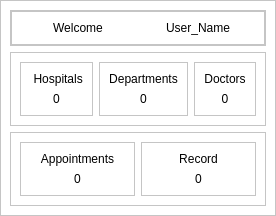
            <widget class="QWidget" name="page_dashboard">
             <layout class="QVBoxLayout" name="verticalLayout_118">
              <property name="spacing">
               <number>0</number>
              </property>
              <property name="leftMargin">
               <number>0</number>
              </property>
              <property name="topMargin">
               <number>0</number>
              </property>
              <property name="rightMargin">
               <number>0</number>
              </property>
              <property name="bottomMargin">
               <number>0</number>
              </property>
              <item>
               <widget class="QFrame" name="frame_135">
                <property name="styleSheet">
                 <string notr="true">background-color: rgb(255, 255, 255);</string>
                </property>
                <property name="frameShape">
                 <enum>QFrame::StyledPanel</enum>
                </property>
                <property name="frameShadow">
                 <enum>QFrame::Raised</enum>
                </property>
                <layout class="QVBoxLayout" name="verticalLayout_116">
                 <item>
                  <widget class="QFrame" name="frame_144">
                   <property name="styleSheet">
                    <string notr="true"/>
                   </property>
                   <property name="frameShape">
                    <enum>QFrame::StyledPanel</enum>
                   </property>
                   <property name="frameShadow">
                    <enum>QFrame::Raised</enum>
                   </property>
                   <layout class="QHBoxLayout" name="horizontalLayout_46">
                    <property name="spacing">
                     <number>0</number>
                    </property>
                    <property name="leftMargin">
                     <number>0</number>
                    </property>
                    <property name="topMargin">
                     <number>0</number>
                    </property>
                    <property name="rightMargin">
                     <number>0</number>
                    </property>
                    <property name="bottomMargin">
                     <number>0</number>
                    </property>
                    <item alignment="Qt::AlignTop">
                     <widget class="QFrame" name="frame_157">
                      <property name="sizePolicy">
                       <sizepolicy hsizetype="Preferred" vsizetype="Expanding">
                        <horstretch>0</horstretch>
                        <verstretch>0</verstretch>
                       </sizepolicy>
                      </property>
                      <property name="frameShape">
                       <enum>QFrame::StyledPanel</enum>
                      </property>
                      <property name="frameShadow">
                       <enum>QFrame::Raised</enum>
                      </property>
                      <layout class="QHBoxLayout" name="horizontalLayout_6">
                       <item>
                        <widget class="QLabel" name="label_83">
                         <property name="styleSheet">
                          <string notr="true">font: 75 40pt &quot;Century Gothic&quot;;
</string>
                         </property>
                         <property name="frameShadow">
                          <enum>QFrame::Plain</enum>
                         </property>
                         <property name="text">
                          <string>Welcome</string>
                         </property>
                         <property name="textFormat">
                          <enum>Qt::AutoText</enum>
                         </property>
                         <property name="scaledContents">
                          <bool>false</bool>
                         </property>
                         <property name="alignment">
                          <set>Qt::AlignCenter</set>
                         </property>
                        </widget>
                       </item>
                       <item>
                        <widget class="QLabel" name="user_name">
                         <property name="styleSheet">
                          <string notr="true">font: 75 25pt &quot;Century Gothic&quot;;</string>
                         </property>
                         <property name="text">
                          <string>User_Name</string>
                         </property>
                         <property name="alignment">
                          <set>Qt::AlignCenter</set>
                         </property>
                        </widget>
                       </item>
                      </layout>
                     </widget>
                    </item>
                   </layout>
                  </widget>
                 </item>
                 <item>
                  <widget class="QFrame" name="frame_136">
                   <property name="frameShape">
                    <enum>QFrame::StyledPanel</enum>
                   </property>
                   <property name="frameShadow">
                    <enum>QFrame::Raised</enum>
                   </property>
                   <layout class="QHBoxLayout" name="horizontalLayout_44">
                    <item>
                     <widget class="QFrame" name="frame_150">
                      <property name="frameShape">
                       <enum>QFrame::StyledPanel</enum>
                      </property>
                      <property name="frameShadow">
                       <enum>QFrame::Raised</enum>
                      </property>
                      <layout class="QVBoxLayout" name="verticalLayout_117">
                       <item>
                        <widget class="QLabel" name="label_71">
                         <property name="styleSheet">
                          <string notr="true">font: 22pt &quot;Century Gothic&quot;;</string>
                         </property>
                         <property name="text">
                          <string> Hospitals</string>
                         </property>
                         <property name="alignment">
                          <set>Qt::AlignCenter</set>
                         </property>
                        </widget>
                       </item>
                       <item>
                        <widget class="QLabel" name="number_of_Hospitals">
                         <property name="styleSheet">
                          <string notr="true">font: 22pt &quot;Century Gothic&quot;;</string>
                         </property>
                         <property name="text">
                          <string>0</string>
                         </property>
                         <property name="alignment">
                          <set>Qt::AlignCenter</set>
                         </property>
                        </widget>
                       </item>
                      </layout>
                     </widget>
                    </item>
                    <item>
                     <widget class="QFrame" name="frame_151">
                      <property name="frameShape">
                       <enum>QFrame::StyledPanel</enum>
                      </property>
                      <property name="frameShadow">
                       <enum>QFrame::Raised</enum>
                      </property>
                      <layout class="QVBoxLayout" name="verticalLayout_119">
                       <item>
                        <widget class="QLabel" name="label_73">
                         <property name="styleSheet">
                          <string notr="true">font: 22pt &quot;Century Gothic&quot;;</string>
                         </property>
                         <property name="text">
                          <string>Departments</string>
                         </property>
                         <property name="alignment">
                          <set>Qt::AlignCenter</set>
                         </property>
                        </widget>
                       </item>
                       <item>
                        <widget class="QLabel" name="number_of_cases">
                         <property name="styleSheet">
                          <string notr="true">font: 22pt &quot;Century Gothic&quot;;</string>
                         </property>
                         <property name="text">
                          <string>0</string>
                         </property>
                         <property name="alignment">
                          <set>Qt::AlignCenter</set>
                         </property>
                        </widget>
                       </item>
                      </layout>
                     </widget>
                    </item>
                    <item>
                     <widget class="QFrame" name="frame_152">
                      <property name="frameShape">
                       <enum>QFrame::StyledPanel</enum>
                      </property>
                      <property name="frameShadow">
                       <enum>QFrame::Raised</enum>
                      </property>
                      <layout class="QVBoxLayout" name="verticalLayout_120">
                       <item>
                        <widget class="QLabel" name="label_75">
                         <property name="styleSheet">
                          <string notr="true">font: 22pt &quot;Century Gothic&quot;;</string>
                         </property>
                         <property name="text">
                          <string>Doctors</string>
                         </property>
                         <property name="alignment">
                          <set>Qt::AlignCenter</set>
                         </property>
                        </widget>
                       </item>
                       <item>
                        <widget class="QLabel" name="number_of_doctors">
                         <property name="styleSheet">
                          <string notr="true">font: 22pt &quot;Century Gothic&quot;;</string>
                         </property>
                         <property name="text">
                          <string>0</string>
                         </property>
                         <property name="alignment">
                          <set>Qt::AlignCenter</set>
                         </property>
                        </widget>
                       </item>
                      </layout>
                     </widget>
                    </item>
                   </layout>
                  </widget>
                 </item>
                 <item>
                  <widget class="QFrame" name="frame_201">
                   <property name="frameShape">
                    <enum>QFrame::StyledPanel</enum>
                   </property>
                   <property name="frameShadow">
                    <enum>QFrame::Raised</enum>
                   </property>
                   <layout class="QHBoxLayout" name="horizontalLayout_53">
                    <item>
                     <widget class="QFrame" name="frame_218">
                      <property name="frameShape">
                       <enum>QFrame::StyledPanel</enum>
                      </property>
                      <property name="frameShadow">
                       <enum>QFrame::Raised</enum>
                      </property>
                      <layout class="QVBoxLayout" name="verticalLayout_159">
                       <item>
                        <widget class="QLabel" name="label_110">
                         <property name="styleSheet">
                          <string notr="true">font: 22pt &quot;Century Gothic&quot;;</string>
                         </property>
                         <property name="text">
                          <string>Appointments</string>
                         </property>
                         <property name="alignment">
                          <set>Qt::AlignCenter</set>
                         </property>
                        </widget>
                       </item>
                       <item>
                        <widget class="QLabel" name="total_users">
                         <property name="styleSheet">
                          <string notr="true">font: 22pt &quot;Century Gothic&quot;;</string>
                         </property>
                         <property name="text">
                          <string>0</string>
                         </property>
                         <property name="alignment">
                          <set>Qt::AlignCenter</set>
                         </property>
                        </widget>
                       </item>
                      </layout>
                     </widget>
                    </item>
                    <item>
                     <widget class="QFrame" name="frame_219">
                      <property name="frameShape">
                       <enum>QFrame::StyledPanel</enum>
                      </property>
                      <property name="frameShadow">
                       <enum>QFrame::Raised</enum>
                      </property>
                      <layout class="QVBoxLayout" name="verticalLayout_160">
                       <item>
                        <widget class="QLabel" name="label_125">
                         <property name="styleSheet">
                          <string notr="true">font: 22pt &quot;Century Gothic&quot;;</string>
                         </property>
                         <property name="text">
                          <string>Record</string>
                         </property>
                         <property name="alignment">
                          <set>Qt::AlignCenter</set>
                         </property>
                        </widget>
                       </item>
                       <item>
                        <widget class="QLabel" name="total_diseases">
                         <property name="styleSheet">
                          <string notr="true">font: 22pt &quot;Century Gothic&quot;;</string>
                         </property>
                         <property name="text">
                          <string>0</string>
                         </property>
                         <property name="alignment">
                          <set>Qt::AlignCenter</set>
                         </property>
                        </widget>
                       </item>
                      </layout>
                     </widget>
                    </item>
                   </layout>
                  </widget>
                 </item>
                </layout>
               </widget>
              </item>
             </layout>
            </widget>
